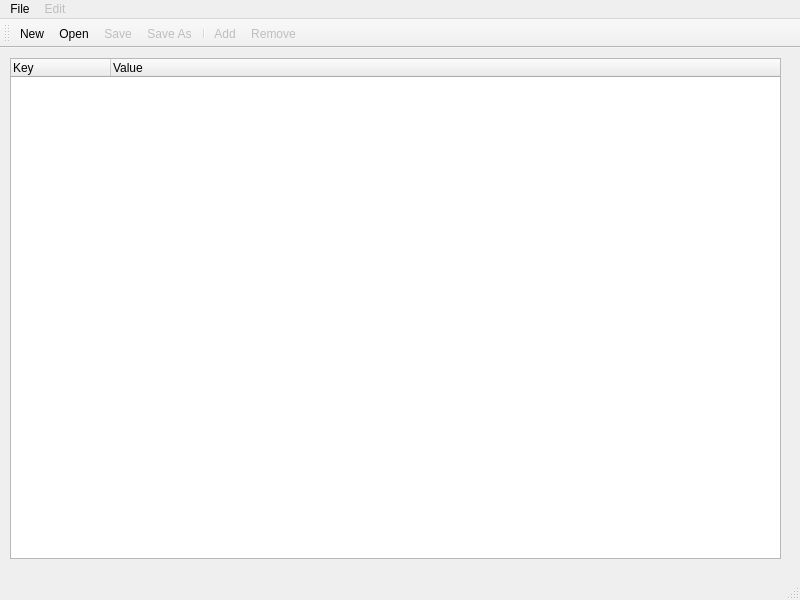
<?xml version="1.0" encoding="UTF-8"?>
<ui version="4.0">
 <class>MainWindow</class>
 <widget class="QMainWindow" name="MainWindow">
  <property name="geometry">
   <rect>
    <x>0</x>
    <y>0</y>
    <width>800</width>
    <height>600</height>
   </rect>
  </property>
  <property name="minimumSize">
   <size>
    <width>300</width>
    <height>300</height>
   </size>
  </property>
  <property name="windowTitle">
   <string>JSON editor</string>
  </property>
  <widget class="QWidget" name="centralwidget">
   <widget class="QTreeWidget" name="treeWidget">
    <property name="geometry">
     <rect>
      <x>10</x>
      <y>10</y>
      <width>771</width>
      <height>501</height>
     </rect>
    </property>
    <property name="minimumSize">
     <size>
      <width>0</width>
      <height>300</height>
     </size>
    </property>
    <column>
     <property name="text">
      <string>Key</string>
     </property>
    </column>
    <column>
     <property name="text">
      <string>Value</string>
     </property>
    </column>
   </widget>
  </widget>
  <widget class="QMenuBar" name="menubar">
   <property name="geometry">
    <rect>
     <x>0</x>
     <y>0</y>
     <width>800</width>
     <height>22</height>
    </rect>
   </property>
   <widget class="QMenu" name="menuFile">
    <property name="title">
     <string>File</string>
    </property>
    <addaction name="actionNew"/>
    <addaction name="actionOpen"/>
    <addaction name="actionSave"/>
    <addaction name="actionSaveAs"/>
    <addaction name="actionClose"/>
   </widget>
   <widget class="QMenu" name="menuEdit">
    <property name="enabled">
     <bool>false</bool>
    </property>
    <property name="title">
     <string>Edit</string>
    </property>
    <addaction name="actionAdd"/>
    <addaction name="actionRemove"/>
   </widget>
   <addaction name="menuFile"/>
   <addaction name="menuEdit"/>
  </widget>
  <widget class="QStatusBar" name="statusbar"/>
  <widget class="QToolBar" name="toolBar">
   <property name="windowTitle">
    <string>toolBar</string>
   </property>
   <attribute name="toolBarArea">
    <enum>TopToolBarArea</enum>
   </attribute>
   <attribute name="toolBarBreak">
    <bool>false</bool>
   </attribute>
   <addaction name="actionNew"/>
   <addaction name="actionOpen"/>
   <addaction name="actionSave"/>
   <addaction name="actionSaveAs"/>
   <addaction name="separator"/>
   <addaction name="actionAdd"/>
   <addaction name="actionRemove"/>
  </widget>
  <action name="actionClose">
   <property name="icon">
    <iconset theme="application-exit">
     <normaloff>.</normaloff>.</iconset>
   </property>
   <property name="text">
    <string>Close</string>
   </property>
  </action>
  <action name="actionNew">
   <property name="icon">
    <iconset theme="document-new">
     <normaloff>.</normaloff>.</iconset>
   </property>
   <property name="text">
    <string>New</string>
   </property>
   <property name="shortcut">
    <string>Ctrl+N</string>
   </property>
  </action>
  <action name="actionOpen">
   <property name="icon">
    <iconset theme="document-open">
     <normaloff>.</normaloff>.</iconset>
   </property>
   <property name="text">
    <string>Open</string>
   </property>
   <property name="shortcut">
    <string>Ctrl+O</string>
   </property>
  </action>
  <action name="actionSave">
   <property name="enabled">
    <bool>false</bool>
   </property>
   <property name="icon">
    <iconset theme="document-save">
     <normaloff>.</normaloff>.</iconset>
   </property>
   <property name="text">
    <string>Save</string>
   </property>
   <property name="shortcut">
    <string>Ctrl+S</string>
   </property>
  </action>
  <action name="actionSaveAs">
   <property name="enabled">
    <bool>false</bool>
   </property>
   <property name="icon">
    <iconset theme="document-save-as">
     <normaloff>.</normaloff>.</iconset>
   </property>
   <property name="text">
    <string>Save As</string>
   </property>
   <property name="shortcut">
    <string>Ctrl+Shift+S</string>
   </property>
  </action>
  <action name="actionAdd">
   <property name="enabled">
    <bool>false</bool>
   </property>
   <property name="icon">
    <iconset theme="list-add">
     <normaloff>.</normaloff>.</iconset>
   </property>
   <property name="text">
    <string>Add</string>
   </property>
  </action>
  <action name="actionRemove">
   <property name="enabled">
    <bool>false</bool>
   </property>
   <property name="icon">
    <iconset theme="list-remove">
     <normaloff>.</normaloff>.</iconset>
   </property>
   <property name="text">
    <string>Remove</string>
   </property>
  </action>
 </widget>
 <resources/>
 <connections/>
</ui>
